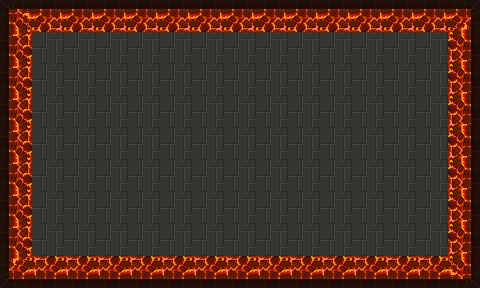

A level layout from a 2D game, rendered from its tile map. Below: a short description, then the map file with its tile-grid data intact:
An orthogonal 15x9 tile map with 32x32 px tiles, 2 tile layers (ground, obstacles) and 12 objects.

<map version="1.5" tiledversion="1.6.0" orientation="orthogonal" renderorder="right-down" width="15" height="9" tilewidth="32" tileheight="32" infinite="0" nextlayerid="10" nextobjectid="103">
 <tileset firstgid="1" source="room3.tsx" />
 <layer id="1" name="ground" width="15" height="9">
  <data encoding="csv">
1610612737,2,2,2,2,2,2,2,2,2,2,2,2,2,1,
1610612738,3,3,3,3,3,3,3,3,3,3,3,3,3,2684354562,
1610612738,3,3,3,3,3,3,3,3,3,3,3,3,3,2684354562,
1610612738,3,3,3,3,3,3,3,3,3,3,3,3,3,2684354562,
1610612738,3,3,3,3,3,3,3,3,3,3,3,3,3,2684354562,
1610612738,3,3,3,3,3,3,3,3,3,3,3,3,3,2684354562,
1610612738,3,3,3,3,3,3,3,3,3,3,3,3,3,2684354562,
1610612738,3,3,3,3,3,3,3,3,3,3,3,3,3,2684354562,
3221225473,3221225474,3221225474,3221225474,3221225474,3221225474,3221225474,3221225474,3221225474,3221225474,3221225474,3221225474,3221225474,3221225474,2684354561
</data>
 </layer>
 <objectgroup id="5" name="doors-UP">
  <object id="36" x="224" y="0" width="32" height="32" />
 </objectgroup>
 <objectgroup id="6" name="doors-RIGHT">
  <object id="37" x="448" y="128" width="32" height="32" />
 </objectgroup>
 <objectgroup id="7" name="doors-LEFT">
  <object id="39" x="0" y="128" width="32" height="32" />
 </objectgroup>
 <objectgroup id="8" name="doors-DOWN">
  <object id="40" x="224" y="256" width="32" height="32" />
 </objectgroup>
 <layer id="3" name="obstacles" width="15" height="9">
  <data encoding="csv">
0,0,0,0,0,0,0,0,0,0,0,0,0,0,0,
0,0,0,0,0,0,0,0,0,0,0,0,0,0,0,
0,0,0,0,0,0,0,0,0,0,0,0,0,0,0,
0,0,0,0,0,0,0,0,0,0,0,0,0,0,0,
0,0,0,0,0,0,0,0,0,0,0,0,0,0,0,
0,0,0,0,0,0,0,0,0,0,0,0,0,0,0,
0,0,0,0,0,0,0,0,0,0,0,0,0,0,0,
0,0,0,0,0,0,0,0,0,0,0,0,0,0,0,
0,0,0,0,0,0,0,0,0,0,0,0,0,0,0
</data>
 </layer>
 <objectgroup id="9" name="fire" />
 <objectgroup id="4" name="border">
  <object id="3" x="0" y="0" width="224" height="32" />
  <object id="4" x="448" y="0" width="32" height="128" />
  <object id="24" x="256" y="0" width="224" height="32" />
  <object id="25" x="448" y="160" width="32" height="128" />
  <object id="26" x="0" y="256" width="224" height="32" />
  <object id="27" x="256" y="256" width="224" height="32" />
  <object id="28" x="0" y="0" width="32" height="128" />
  <object id="29" x="0" y="160" width="32" height="128" />
 </objectgroup>
</map>
